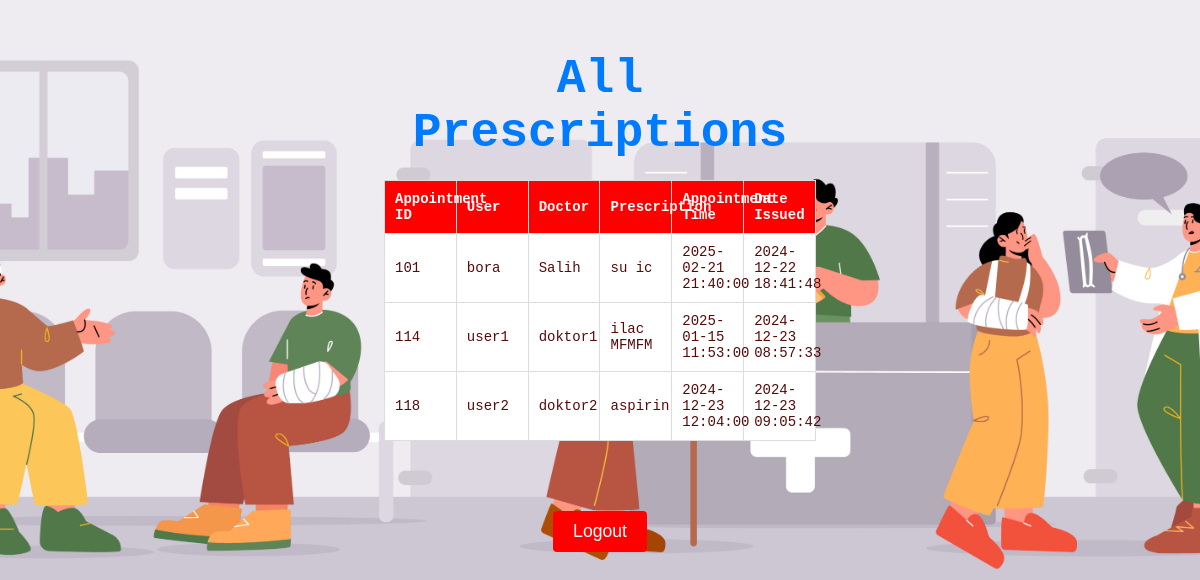
The app's page /admin_prescriptions.php (signed in) with its own data.
### tables this page shows
CREATE TABLE `prescriptions` (
  `id` int(11) NOT NULL,
  `appointment_id` int(11) NOT NULL,
  `doctor_id` int(11) NOT NULL,
  `user_id` int(11) NOT NULL,
  `prescription_text` text NOT NULL,
  `created_at` timestamp NOT NULL DEFAULT current_timestamp()
);

CREATE TABLE `users` (
  `id` int(11) NOT NULL,
  `name` varchar(255) NOT NULL,
  `email` varchar(255) NOT NULL,
  `password` varchar(255) NOT NULL
);

CREATE TABLE `doctors` (
  `id` int(11) NOT NULL,
  `name` varchar(255) NOT NULL,
  `email` varchar(255) NOT NULL,
  `password` varchar(255) NOT NULL,
  `specialization` varchar(255) DEFAULT NULL
);

CREATE TABLE `appointments` (
  `appointment_id` int(11) NOT NULL,
  `user_id` int(11) NOT NULL,
  `doctor_id` int(11) NOT NULL,
  `appointment_date` datetime NOT NULL,
  `description` text DEFAULT NULL
);

### admin_prescriptions.php (the view, shortened to what this page needs)
<?php
include('db_connection.php');
$sql = "SELECT p.appointment_id, p.prescription_text, p.created_at, u.name AS user_name, d.name AS doctor_name, a.appointment_date
        FROM prescriptions p
        JOIN doctors d ON p.doctor_id = d.id
        JOIN users u ON p.user_id = u.id
        JOIN appointments a ON p.appointment_id = a.appointment_id";
$result = $conn->query($sql);
?>
<!DOCTYPE html>
<html lang="en">
<head>
    <link rel="stylesheet" href="style.css">
</head>
<body class="admin_prescriptions">
    <div class="admin_prescriptions">
    <h1>All Prescriptions</h1>
    <table border="1">
        <tr>
            <th>Appointment ID</th>
            <th>User</th>
            <th>Doctor</th>
            <th>Prescription</th>
            <th>Appointment Time</th>
            <th>Date Issued</th>
        </tr>
        <?php while ($row = $result->fetch_assoc()): ?>
        <tr>
            <td><?= htmlspecialchars($row['appointment_id']) ?></td>
            <td><?= htmlspecialchars($row['user_name']) ?></td>
            <td><?= htmlspecialchars($row['doctor_name']) ?></td>
            <td><?= htmlspecialchars($row['prescription_text']) ?></td>
            <td><?= htmlspecialchars($row['appointment_date']) ?></td>
            <td><?= htmlspecialchars($row['created_at']) ?></td>
        </tr>
        <?php endwhile; ?>
    </table>
    </div>
    <form class="logout" action="logout.php" method="POST" style="display:inline;">
    <button type="submit" style="background-color: red; color: white; border: none; margin-top:20px; padding: 10px 20px; border-radius: 4px; cursor: pointer;">
        Logout
    </button>
</form>
</body>
</html>

### style.css (style rules this page uses)
table { width: 100%; border-collapse: collapse; margin-top: 20px; box-sizing: border-box; }
table, th, td { border: 1px solid #ddd; width: 100%; height: auto; padding: 10px !important; margin: 0 !important; font-size: 14px !important; text-align: left !important; table-layout: fixed; }
th, td { padding: 12px; text-align: left; }
th { background-color: red; color: white; }
td { background-color: rgb(255, 255, 255); width: 120px; height: 40px; }
tr:nth-child(even) { background-color: #f9f9f9; }
input, select, textarea, button { padding: 10px; margin-bottom: 15px; border: 1px solid #ddd; border-radius: 4px; font-size: 1em; }
button { background-color: #007BFF; color: white; padding: 12px 20px; border: none; border-radius: 4px; cursor: pointer; transition: background-color 0.3s; }
.admin_prescriptions { width: 60%; }
form { width: 100%; max-width: 600px; margin-top: 30px; padding: 20px; background-color: rgba(255, 255, 255, 0.5); border-radius: 10px; box-shadow: 0 4px 10px rgba(0, 0, 0, 0.2); text-align: left; }
form button { background-color: #007BFF; color: white; border: none; padding: 10px; border-radius: 4px; font-size: 1.2em; cursor: pointer; transition: background-color 0.3s ease; }
button[type="submit"] { width: auto; padding: 12px 20px; background-color: #007BFF; border: none; color: white; border-radius: 4px; cursor: pointer; font-size: 1.1em; }
h1 { font-size: 3em; color: #007BFF; margin-bottom: 20px; text-align: center; }
form.logout { width: 100%; max-width: fit-content; margin-top: 30px; padding: 20px; background-color: rgba(255, 255, 255, 0); border-radius: 10px; box-shadow: 0 4px 10px rgba(0, 0, 0, 0); text-align: left; }
body.admin_prescriptions { max-width: 1200px; margin: 0 auto; padding: 20px; font-family: 'Courier New', Courier, monospace; display: flex; flex-direction: column; justify-content: center; align-items: center; background-image: url('interface.jpg'); background-size: cover; background-position: center; background-repeat: no-repeat; color :#5a0909; }

### records on screen
prescriptions: appointment "101", user.name "bora", doctor.name "Salih", prescription_text "su ic", appointment.appointment_date "2025-02-21 21:40:00", created_at "2024-12-22 18:41:48"
prescriptions: appointment "114", user.name "user1", doctor.name "doktor1", prescription_text "ilac MFMFM", appointment.appointment_date "2025-01-15 11:53:00", created_at "2024-12-23 08:57:33"
prescriptions: appointment "118", user.name "user2", doctor.name "doktor2", prescription_text "aspirin", appointment.appointment_date "2024-12-23 12:04:00", created_at "2024-12-23 09:05:42"
